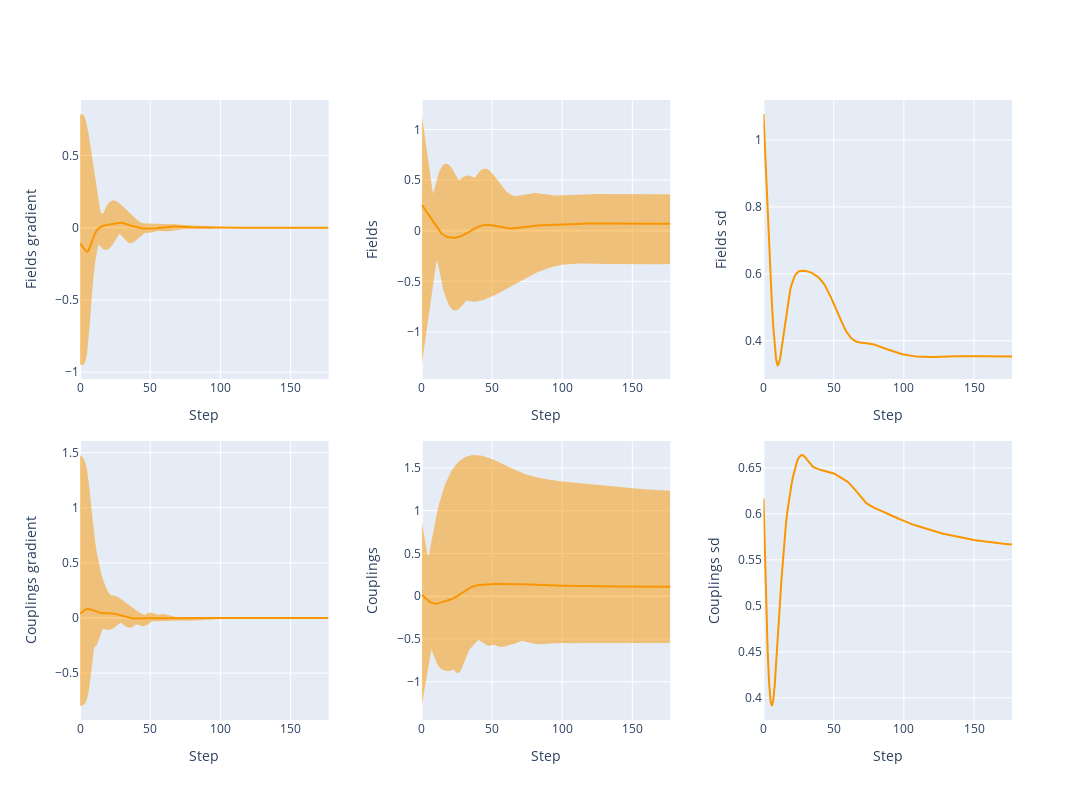

Notebook cell for this chart:
### Code cell
layout_spec = {
    (1, 1): {'data': ml_fitter.fields_grads, 'label': 'Fields gradient'},
    (2, 1): {'data': ml_fitter.couplings_grads, 'label': 'Couplings gradient'},
    (1, 2): {'data': ml_fitter.fields_history, 'label': 'Fields'},
    (2, 2): {'data': ml_fitter.couplings_history, 'label': 'Couplings'},
    (1, 3): {'data': ml_fitter.sd_fields, 'label': 'Fields SD'},   
    (2, 3): {'data': ml_fitter.sd_couplings, 'label': 'Couplings SD'},
    #(3, 2) : {'data': ml_fitter.llhs, 'label': 'LLHs'}
}

plot_generalized(layout_spec)

### Figure 1 — Plotly figure (JSON) as saved in the notebook; plotly's stock layout.template omitted (floating-point values rounded to 4 significant figures; data arrays with more than 128 entries replaced by an {"elided": "..."} marker saying what was removed)
{"data": [{"line": {"color": "rgba(250, 150, 0, 1)"}, "mode": "lines", "name": "Av. Fields gradient", "type": "scatter", "x": {"elided": "178 int values"}, "xaxis": "x", "y": {"elided": "178 float values"}, "yaxis": "y"}, {"hoverinfo": "skip", "line": {"width": 0}, "mode": "lines", "type": "scatter", "x": {"elided": "178 int values"}, "xaxis": "x", "y": {"elided": "178 float values"}, "yaxis": "y"}, {"fill": "tonexty", "fillcolor": "rgba(250, 150, 0, 0.5)", "hoverinfo": "skip", "line": {"width": 0}, "mode": "lines", "type": "scatter", "x": {"elided": "178 int values"}, "xaxis": "x", "y": {"elided": "178 float values"}, "yaxis": "y"}, {"line": {"color": "rgba(250, 150, 0, 1)"}, "mode": "lines", "name": "Av. Couplings gradient", "type": "scatter", "x": {"elided": "178 int values"}, "xaxis": "x4", "y": {"elided": "178 float values"}, "yaxis": "y4"}, {"hoverinfo": "skip", "line": {"width": 0}, "mode": "lines", "type": "scatter", "x": {"elided": "178 int values"}, "xaxis": "x4", "y": {"elided": "178 float values"}, "yaxis": "y4"}, {"fill": "tonexty", "fillcolor": "rgba(250, 150, 0, 0.5)", "hoverinfo": "skip", "line": {"width": 0}, "mode": "lines", "type": "scatter", "x": {"elided": "178 int values"}, "xaxis": "x4", "y": {"elided": "178 float values"}, "yaxis": "y4"}, {"line": {"color": "rgba(250, 150, 0, 1)"}, "mode": "lines", "name": "Av. Fields", "type": "scatter", "x": {"elided": "178 int values"}, "xaxis": "x2", "y": {"elided": "178 float values"}, "yaxis": "y2"}, {"hoverinfo": "skip", "line": {"width": 0}, "mode": "lines", "type": "scatter", "x": {"elided": "178 int values"}, "xaxis": "x2", "y": {"elided": "178 float values"}, "yaxis": "y2"}, {"fill": "tonexty", "fillcolor": "rgba(250, 150, 0, 0.5)", "hoverinfo": "skip", "line": {"width": 0}, "mode": "lines", "type": "scatter", "x": {"elided": "178 int values"}, "xaxis": "x2", "y": {"elided": "178 float values"}, "yaxis": "y2"}, {"line": {"color": "rgba(250, 150, 0, 1)"}, "mode": "lines", "name": "Av. Couplings", "type": "scatter", "x": {"elided": "178 int values"}, "xaxis": "x5", "y": {"elided": "178 float values"}, "yaxis": "y5"}, {"hoverinfo": "skip", "line": {"width": 0}, "mode": "lines", "type": "scatter", "x": {"elided": "178 int values"}, "xaxis": "x5", "y": {"elided": "178 float values"}, "yaxis": "y5"}, {"fill": "tonexty", "fillcolor": "rgba(250, 150, 0, 0.5)", "hoverinfo": "skip", "line": {"width": 0}, "mode": "lines", "type": "scatter", "x": {"elided": "178 int values"}, "xaxis": "x5", "y": {"elided": "178 float values"}, "yaxis": "y5"}, {"line": {"color": "rgba(250, 150, 0, 1)"}, "mode": "lines", "name": "Fields SD", "type": "scatter", "x": {"elided": "178 int values"}, "xaxis": "x3", "y": {"elided": "178 float values"}, "yaxis": "y3"}, {"line": {"color": "rgba(250, 150, 0, 1)"}, "mode": "lines", "name": "Couplings SD", "type": "scatter", "x": {"elided": "178 int values"}, "xaxis": "x6", "y": {"elided": "178 float values"}, "yaxis": "y6"}], "layout": {"height": 800, "showlegend": false, "width": 1200, "xaxis": {"anchor": "y", "domain": [0, 0.2667], "title": {"text": "Step"}}, "xaxis2": {"anchor": "y2", "domain": [0.3667, 0.6333], "title": {"text": "Step"}}, "xaxis3": {"anchor": "y3", "domain": [0.7333, 1], "title": {"text": "Step"}}, "xaxis4": {"anchor": "y4", "domain": [0, 0.2667], "title": {"text": "Step"}}, "xaxis5": {"anchor": "y5", "domain": [0.3667, 0.6333], "title": {"text": "Step"}}, "xaxis6": {"anchor": "y6", "domain": [0.7333, 1], "title": {"text": "Step"}}, "yaxis": {"anchor": "x", "domain": [0.55, 1], "title": {"text": "Fields gradient"}}, "yaxis2": {"anchor": "x2", "domain": [0.55, 1], "title": {"text": "Fields"}}, "yaxis3": {"anchor": "x3", "domain": [0.55, 1], "title": {"text": "Fields sd"}}, "yaxis4": {"anchor": "x4", "domain": [0, 0.45], "title": {"text": "Couplings gradient"}}, "yaxis5": {"anchor": "x5", "domain": [0, 0.45], "title": {"text": "Couplings"}}, "yaxis6": {"anchor": "x6", "domain": [0, 0.45], "title": {"text": "Couplings sd"}}}}
